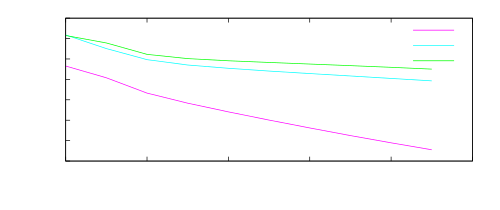

This chart was generated by the following gnuplot code:
# set terminal x11 
# set output
set style line 1 lt 4 lw 2
set style line 2 lt 5 lw 2
set style line 3 lt 2 lw 2
set style line 4 lt 1 lw 2
set style line 5 lt 6 lw 1

set size 1,0.6
set origin 0,0
set xtics 2
set xlabel "Time"
set ytics nomirror
#set ytics 20
#set yrange [27.9:30.1]
set ylabel "log $(V_N^\\beta(\\cdot))$"
#set xrange [0:10]
#set key horizontal
#set key at first 50, first 70 samplen 2
#unset key
set key
plot "Sequential.dat" index 1 u 1:(log($2)) w l ls 1 t "cent",\
"" index 1 u 1:(log($5)) w l ls 2 t "GSJ",\
"" index 1 u 1:(log($4)) w l ls 3 t "Jacobi"
